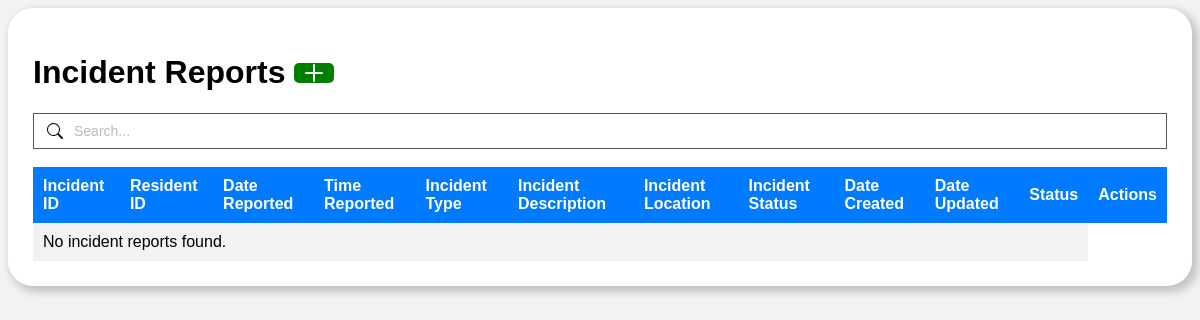
Before: /Admin/functions/IncidentReports/show-incident.php with the older database file.
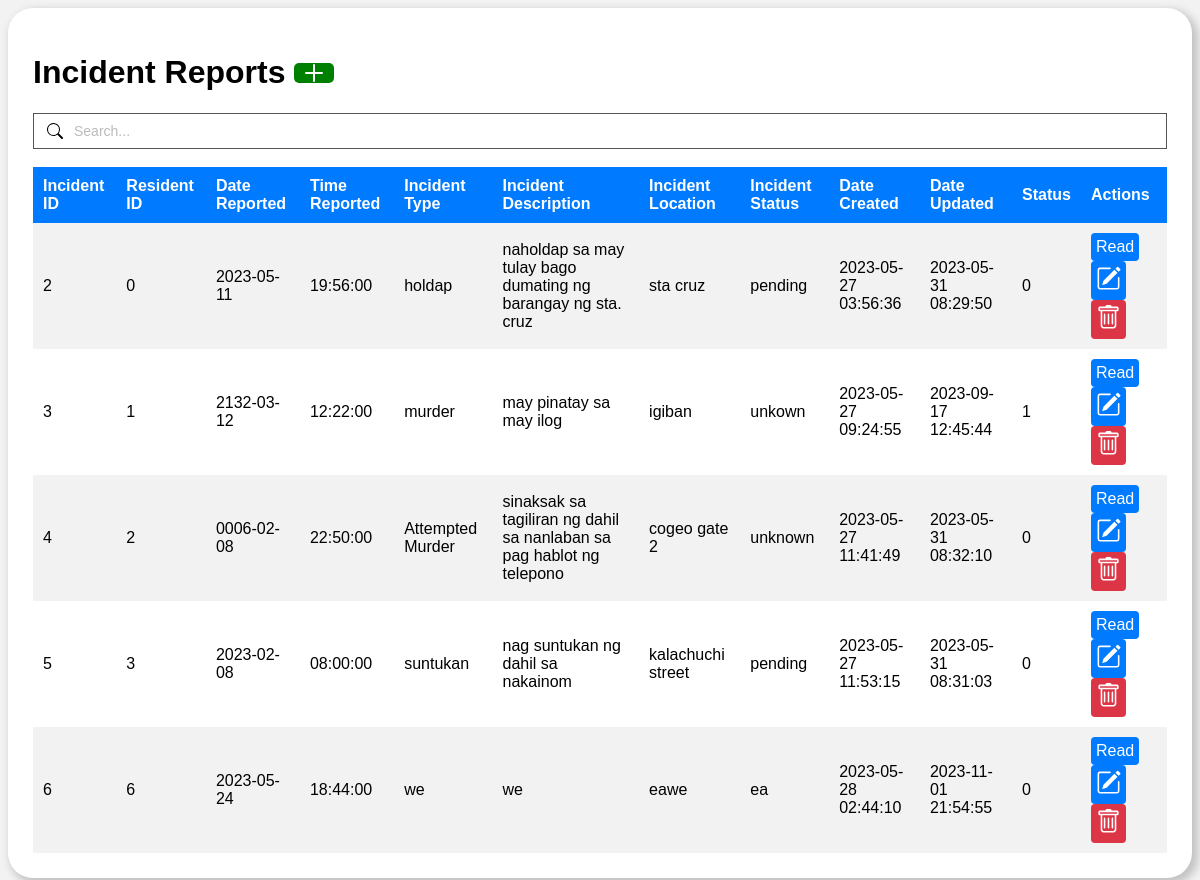
After: the same page with the newer database file.
### tables this page shows
CREATE TABLE `resident_incident_report` (
  `id` int(11) NOT NULL AUTO_INCREMENT,
  `resident_id` int(11) DEFAULT NULL,
  `date_reported` date DEFAULT NULL,
  `time_reported` time DEFAULT NULL,
  `incident_type` varchar(255) DEFAULT NULL,
  `incident_description` text DEFAULT NULL,
  `incident_location` varchar(255) DEFAULT NULL,
  `incident_status` varchar(255) DEFAULT NULL,
  `date_created` datetime DEFAULT NULL,
  `date_updated` datetime DEFAULT NULL,
  `active` int(1) DEFAULT 1,
  PRIMARY KEY (`id`)
);

### Admin/functions/IncidentReports/show-incident.php (the view, shortened to what this page needs)
<!DOCTYPE html>
<html>
<head>
</head>
<body>
<div class="container" style="
    border-radius: 25px;
    padding: 25px;
    background-color: white;
    box-shadow: 4px 4px 8px 2px rgba(0, 0, 0, 0.2);
">
    <h1>Incident Reports <a href="create-incident.php" style="display: inline-block; background-color: green; color: white; padding: 10px 20px; text-decoration: none; border-radius: 5px; position: relative;">
    <svg xmlns="http://www.w3.org/2000/svg" fill="none" viewBox="0 0 24 24" stroke="currentColor" style="width: 24px; height: 24px; position: absolute; top: 50%; left: 50%; transform: translate(-50%, -50%);">
        <path stroke-linecap="round" stroke-linejoin="round" stroke-width="2" d="M12 4v16m8-8H4"></path>
    </svg>
</a></h1>
<div class="container">
  <input class="nosubmit" type="search" placeholder="Search..."></div>
  <br>
    <table>
        <thead>
        <tr>
            <th>Incident ID</th>
            <th>Resident ID</th>
            <th>Date Reported</th>
            <th>Time Reported</th>
            <th>Incident Type</th>
            <th>Incident Description</th>
            <th>Incident Location</th>
            <th>Incident Status</th>
            <th>Date Created</th>
            <th>Date Updated</th>
            <th>Status</th>
            <th>Actions</th>
        </tr>
    </thead>
        <?php
        include_once '../../../db.php';
        $sql = "SELECT * FROM resident_incident_report";
        $result = $conn->query($sql);
        if ($result->num_rows > 0) {
            while ($row = $result->fetch_assoc()) {
                $incident_id = $row['id'];
                $resident_id = $row['resident_id'];
                $date_reported = $row['date_reported'];
                $time_reported = $row['time_reported'];
                $incident_type = $row['incident_type'];
                $incident_description = $row['incident_description'];
                $incident_location = $row['incident_location'];
                $incident_status = $row['incident_status'];
                $date_created = $row['date_created'];
                $date_updated = $row['date_updated'];
                echo '<tr>';
                echo '<td>' . $incident_id . '</td>';
                echo '<td>' . $resident_id . '</td>';
                echo '<td>' . $date_reported . '</td>';
                echo '<td>' . $time_reported . '</td>';
                echo '<td>' . $incident_type . '</td>';
                echo '<td>' . $incident_description . '</td>';
                echo '<td>' . $incident_location . '</td>';
                echo '<td>' . $incident_status . '</td>';
                echo '<td>' . $date_created . '</td>';
                echo '<td>' . $date_updated . '</td>';
                echo '<td>' . $row['active'] . '</td>';
                echo '<td>';
                echo '<a href="read-incident.php?id=' . $incident_id . '" class="edit-btn">Read</a>';
                echo '<a href="update-incident.php?id=' . $incident_id . '" class="edit-btn"><svg xmlns="http://www.w3.org/2000/svg" width="25" height="25" fill="currentColor" class="bi bi-pencil-square" viewBox="0 0 16 16">
                    <path d="M15.502 1.94a.5.5 0 0 1 0 .706L14.459 3.69l-2-2L13.502.646a.5.5 0 0 1 .707 0l1.293 1.293zm-1.75 2.456-2-2L4.939 9.21a.5.5 0 0 0-.121.196l-.805 2.414a.25.25 0 0 0 .316.316l2.414-.805a.5.5 0 0 0 .196-.12l6.813-6.814z"/>
                    <path fill-rule="evenodd" d="M1 13.5A1.5 1.5 0 0 0 2.5 15h11a1.5 1.5 0 0 0 1.5-1.5v-6a.5.5 0 0 0-1 0v6a.5.5 0 0 1-.5.5h-11a.5.5 0 0 1-.5-.5v-11a.5.5 0 0 1 .5-.5H9a.5.5 0 0 0 0-1H2.5A1.5 1.5 0 0 0 1 2.5v11z"/>
                  </svg></a>';
                echo '<a href="delete-incident.php?id=' . $incident_id . '" class="delete-btn"><svg xmlns="http://www.w3.org/2000/svg" width="25" height="25" fill="currentColor" class="bi bi-trash" viewBox="0 0 16 16">
                    <path d="M5.5 5.5A.5.5 0 0 1 6 6v6a.5.5 0 0 1-1 0V6a.5.5 0 0 1 .5-.5Zm2.5 0a.5.5 0 0 1 .5.5v6a.5.5 0 0 1-1 0V6a.5.5 0 0 1 .5-.5Zm3 .5a.5.5 0 0 0-1 0v6a.5.5 0 0 0 1 0V6Z"/>
                    <path d="M14.5 3a1 1 0 0 1-1 1H13v9a2 2 0 0 1-2 2H5a2 2 0 0 1-2-2V4h-.5a1 1 0 0 1-1-1V2a1 1 0 0 1 1-1H6a1 1 0 0 1 1-1h2a1 1 0 0 1 1 1h3.5a1 1 0 0 1 1 1v1ZM4.118 4 4 4.059V13a1 1 0 0 0 1 1h6a1 1 0 0 0 1-1V4.059L11.882 4H4.118ZM2.5 3h11V2h-11v1Z"/>
                  </svg></a>';
                echo '</td>';
                echo '</tr>';
            }
        } else {
            echo '<tr><td colspan="11">No incident reports found.</td></tr>';
        }
        ?>
    </table>
    </div>
</body>
</html>

Changed rows visible on the page:
added resident_incident_report: id "2", resident "0", date_reported "2023-05-11", time_reported "19:56:00", incident_type "holdap", incident_description "naholdap sa may tulay bago dumating ng barangay ng sta. cruz", incident_location "sta cruz", incident_status "pending", date_created "2023-05-27 03:56:36", date_updated "2023-05-31 08:29:50", active "0"
added resident_incident_report: id "3", resident "1", date_reported "2132-03-12", time_reported "12:22:00", incident_type "murder", incident_description "may pinatay sa may ilog", incident_location "igiban", incident_status "unkown", date_created "2023-05-27 09:24:55", date_updated "2023-09-17 12:45:44", active "1"
added resident_incident_report: id "4", resident "2", date_reported "0006-02-08", time_reported "22:50:00", incident_type "Attempted Murder", incident_description "sinaksak sa tagiliran ng dahil sa nanlaban sa pag hablot ng telepono", incident_location "cogeo gate 2", incident_status "unknown", date_created "2023-05-27 11:41:49", date_updated "2023-05-31 08:32:10", active "0"
added resident_incident_report: id "5", resident "3", date_reported "2023-02-08", time_reported "08:00:00", incident_type "suntukan", incident_description "nag suntukan ng dahil sa nakainom", incident_location "kalachuchi street", incident_status "pending", date_created "2023-05-27 11:53:15", date_updated "2023-05-31 08:31:03", active "0"
added resident_incident_report: id "6", resident "6", date_reported "2023-05-24", time_reported "18:44:00", incident_type "we", incident_description "we", incident_location "eawe", incident_status "ea", date_created "2023-05-28 02:44:10", date_updated "2023-11-01 21:54:55", active "0"
Other visible differences:
text no longer shown: "No incident reports found."
